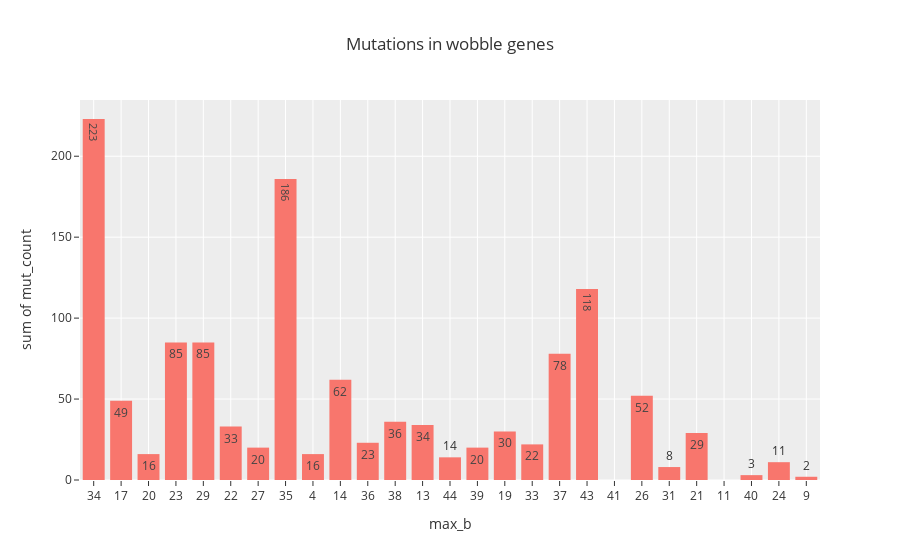

Notebook cell for this chart:
### Code cell
wobble_df["mut_count"] = tcga_mutations_df["count"]
wobble_df["mean"] = nodes_df["mean"]
wobble_df["median"] = nodes_df["median"]
wobble_df["TF"] = nodes_df["TF"].astype(str)
wobble_df["std"] = nodes_df["std"]

wobble_df["max_b"] = wobble_df["max_b"].astype(str)
fig = px.histogram(
    wobble_df.reset_index(names="gene"),
    x="max_b",
    y="mut_count",
    title="Mutations in wobble genes",
    # color="TF",
    hover_data=["gene", "mut_count", "TF"],
    text_auto=True,
)
fig.show()

### Figure 1 — Plotly figure (JSON) as saved in the notebook; plotly's stock layout.template omitted (floating-point values rounded to 4 significant figures; data arrays with more than 128 entries replaced by an {"elided": "..."} marker saying what was removed)
{"data": [{"alignmentgroup": "True", "bingroup": "x", "histfunc": "sum", "hovertemplate": "max_b=%{x}<br>sum of mut_count=%{y}<extra></extra>", "legendgroup": "", "marker": {"color": "#F8766D", "pattern": {"shape": ""}}, "name": "", "offsetgroup": "", "orientation": "v", "showlegend": false, "texttemplate": "%{value}", "type": "histogram", "x": {"elided": "549 str values"}, "xaxis": "x", "y": {"elided": "549 int values"}, "yaxis": "y"}], "layout": {"barmode": "relative", "legend": {"tracegroupgap": 0}, "title": {"text": "Mutations in wobble genes"}, "xaxis": {"anchor": "y", "domain": [0, 1], "title": {"text": "max_b"}}, "yaxis": {"anchor": "x", "domain": [0, 1], "title": {"text": "sum of mut_count"}}}}
